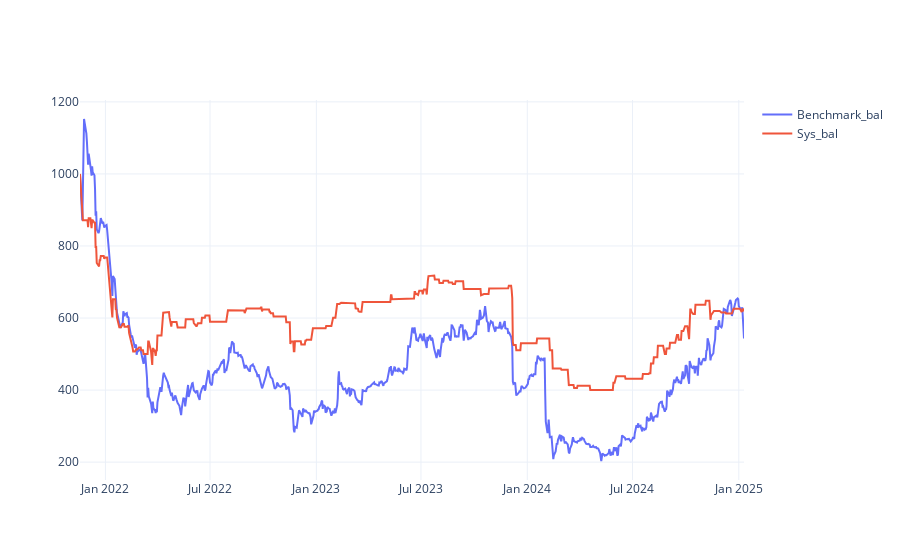

Notebook cell for this chart:
### Markdown cell above
# Strategy vs benchmark comparisons

### Code cell
plot_plotly(ms.df.Benchmark_bal, ms.df.Sys_bal)

### Figure 1 — Plotly figure (JSON) as saved in the notebook; plotly's stock layout.template omitted (floating-point values rounded to 4 significant figures; data arrays with more than 128 entries replaced by an {"elided": "..."} marker saying what was removed)
{"data": [{"name": "Benchmark_bal", "type": "scatter", "x": {"elided": "778 str values"}, "y": {"elided": "778 float values"}}, {"name": "Sys_bal", "type": "scatter", "x": {"elided": "778 str values"}, "y": {"elided": "778 float values"}}], "layout": {}}
